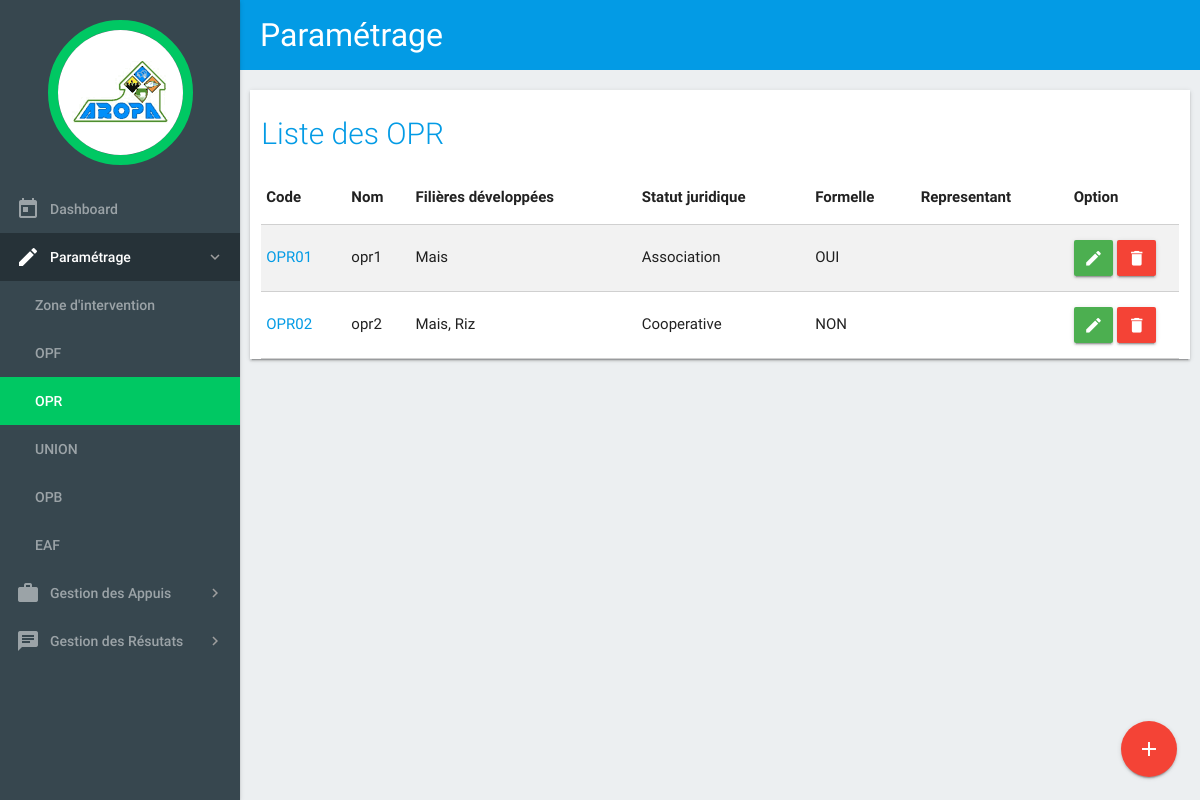
The page /index.php/c_parametre/liste_opr on the database its author committed.
### tables this page shows
CREATE TABLE `opr` (
  `ID_OPR` int(11) NOT NULL,
  `ID_OPF` int(11) DEFAULT NULL,
  `ID_FOKONTANY` int(11) NOT NULL,
  `CODE_OPR` varchar(20) DEFAULT NULL,
  `NOM_OPR` varchar(50) DEFAULT NULL,
  `DATE_CREATION` date DEFAULT NULL,
  `STATUT` varchar(50) DEFAULT NULL,
  `FORMELLE` tinyint(1) DEFAULT NULL,
  `ID_REPRESENTANT` int(11) DEFAULT NULL,
  `CONTACT` text,
  `OBSERVATION` varchar(255) DEFAULT NULL
);

### application/views/templates.php (called while the page is built, shortened)
<?php
	$this->load->view("templates/header");
	$this->load->view($contents);

### application/controllers/C_parametre.php (called while the page is built, shortened)
<?php
	class C_parametre extends CI_Controller {
        public function liste_opr(){
            $this->load->model('M_op');
            $data['titre'] = 'Paramétrage';
            $data['contents'] = 'liste_opr';
            $data['oprListe'] = $this->M_op->getOpr();
            $this->load->view('templates',$data);
        }
	}

### index.php (called while the page is built, shortened)
<?php
require_once BASEPATH.'core/CodeIgniter.php';

### application/models/M_op.php (called while the page is built, shortened)
<?php
	class M_op extends CI_Model {
        public function getOpr(){
            $this->db->select('opr.ID_OPR,CODE_OPR,NOM_OPR,STATUT,FORMELLE,ID_REPRESENTANT,GROUP_CONCAT( NOM_FILIERE SEPARATOR "," )  FILIERES');
            $this->db->from('opr');
            $this->db->join('opr_filieres','opr_filieres.ID_OPR = opr.ID_OPR');
            $this->db->join('filieres','filieres.ID_FILIERE = opr_filieres.ID_FILIERE');
            $this->db->group_by('opr.ID_OPR,CODE_OPR,NOM_OPR,STATUT,FORMELLE,ID_REPRESENTANT');
            $query = $this->db->get();
            return $query->result();
        }
	}

### application/views/liste_opr.php (the view, shortened to what this page needs)
<main>
    <div class="container1">
        <div class="row z-depth-1">
            <div class="col s12">
                <h2 class="header">Liste des OPR </h2>
                <table class="bordered striped">
                    <thead>
                    <tr>
                        <th>Code</th>
                        <th>Nom</th>
                        <th>Filières développées</th>
                        <th>Statut juridique</th>
                        <th>Formelle</th>
                        <th>Representant</th>
                        <th width="12%">Option</th>
                    </tr>
                    </thead>
                    <tbody>
                    <?php foreach($oprListe as $opr) { ?>
                    <tr>
                        <td><a href="<?php echo base_url()?>c_parametre/fiche_op/opr/<?php echo $opr->ID_OPR ?>"><?php echo $opr->CODE_OPR ?></a></td>
                        <td><?php echo $opr->NOM_OPR ?></td>
                        <td><?php echo $opr->FILIERES ?></td>
                        <td><?php echo $opr->STATUT ?></td>
                        <td><?php if($opr->FORMELLE == 1) echo 'OUI'; else echo 'NON' ?></td>
                        <td><?php echo $opr->ID_REPRESENTANT ?></td>
                        <td>
                            <a href="#!" class="waves-effect waves-light green btn edit" data-id="<?php echo $opr->ID_OPR ?>"><i class="material-icons">edit</i></a>
                            <a href="#!" class="waves-effect waves-light red btn delete" data-id="<?php echo $opr->ID_OPR ?>"><i class="material-icons">delete</i></a>
                        </td>
                    </tr>
                    <?php } ?>
                    </tbody>
                </table>
                <div class="fixed-action-btn">
                    <a href="<?php echo base_url(); ?>c_parametre/ajout_opr" class="btn-floating btn-large red">
                        <i class="large material-icons">add</i>
                    </a>
                </div>
            </div>
        </div>
    </div>
</main>

### assets/css/style.css (style rules this page uses)
body { background-color: #eceff1; }
.container1 { padding: 20px 10px 5px 10px ; }
header, main, footer { padding-left: 240px; }
.material-icons { font-family: 'Material Icons'; font-weight: normal; font-style: normal; font-size: 24px; line-height: 1; letter-spacing: normal; text-transform: none; display: inline-block; white-space: nowrap; word-wrap: normal; direction: ltr; -moz-font-feature-settings: 'liga'; -moz-osx-font-smoothing: grayscale; }
.header { color: #039be5; font-weight: 300; font-size: 2.0rem; }
.row { background-color: #ffffff; }
td a.btn { padding: 0 10px; }

### rows shown on the page
opr: CODE_OPR "OPR01", NOM_OPR "opr1", FILIERES "Mais", STATUT "Association", FORMELLE "OUI"
opr: CODE_OPR "OPR02", NOM_OPR "opr2", FILIERES "Mais, Riz", STATUT "Cooperative", FORMELLE "NON"

### other values the page prints
$titre "Paramétrage"
